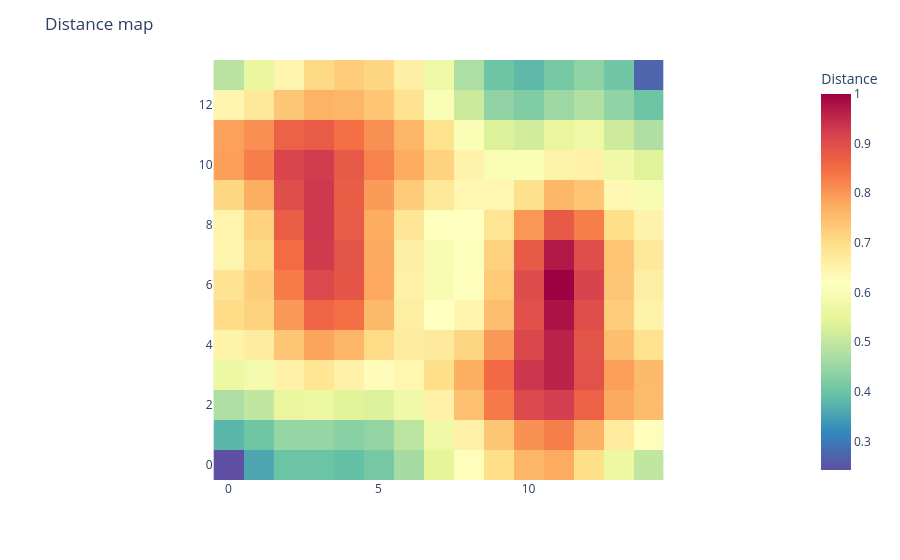
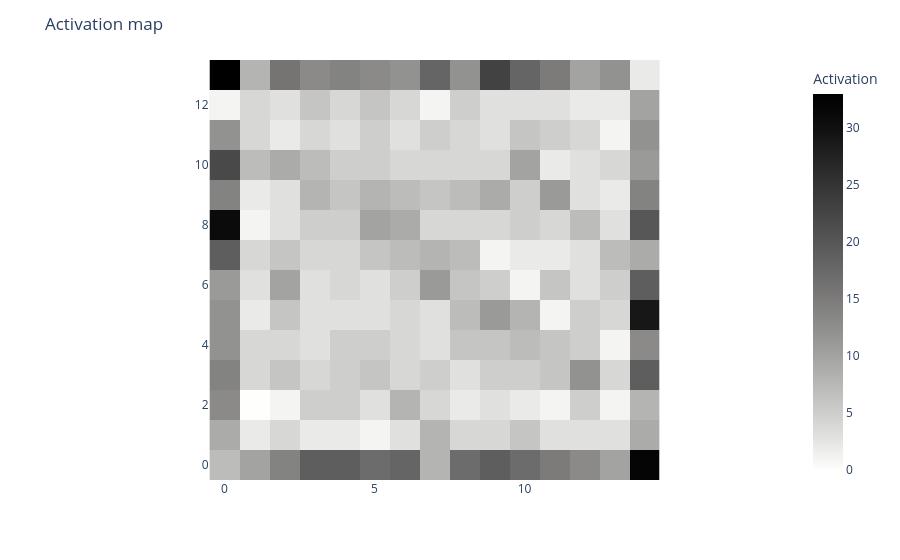

Write notebook code for charts like these, in order.
### Code cell
# traditional visuals
basin.legacy_pond().visualize_distance_map();
basin.legacy_pond().visualize_activation_map();

### Figure 1 — Plotly figure (JSON) as saved in the notebook; plotly's stock layout.template omitted (floating-point values rounded to 4 significant figures; data arrays with more than 128 entries replaced by an {"elided": "..."} marker saying what was removed)
{"data": [{"coloraxis": "coloraxis", "name": "0", "z": {"elided": "14x15 float values"}, "type": "heatmap", "xaxis": "x", "yaxis": "y", "hovertemplate": "x: %{x}<br>y: %{y}<br>Distance: %{z}<extra></extra>"}], "layout": {"xaxis": {"anchor": "y", "domain": [0.0, 1.0], "scaleanchor": "y", "constrain": "domain"}, "yaxis": {"anchor": "x", "domain": [0.0, 1.0], "autorange": true, "constrain": "domain"}, "coloraxis": {"colorbar": {"title": {"text": "Distance"}}, "colorscale": [[0.0, "rgb(94,79,162)"], [0.1, "rgb(50,136,189)"], [0.2, "rgb(102,194,165)"], [0.3, "rgb(171,221,164)"], [0.4, "rgb(230,245,152)"], [0.5, "rgb(255,255,191)"], [0.6, "rgb(254,224,139)"], [0.7, "rgb(253,174,97)"], [0.8, "rgb(244,109,67)"], [0.9, "rgb(213,62,79)"], [1.0, "rgb(158,1,66)"]], "autocolorscale": false}, "margin": {"t": 60}, "title": {"text": "Distance map"}, "autosize": true, "showlegend": true}}

### Figure 2 — Plotly figure (JSON) as saved in the notebook; plotly's stock layout.template omitted (floating-point values rounded to 4 significant figures; data arrays with more than 128 entries replaced by an {"elided": "..."} marker saying what was removed)
{"data": [{"coloraxis": "coloraxis", "name": "0", "z": {"elided": "14x15 int values"}, "type": "heatmap", "xaxis": "x", "yaxis": "y", "hovertemplate": "x: %{x}<br>y: %{y}<br>Activation: %{z}<extra></extra>"}], "layout": {"xaxis": {"anchor": "y", "domain": [0.0, 1.0], "scaleanchor": "y", "constrain": "domain"}, "yaxis": {"anchor": "x", "domain": [0.0, 1.0], "autorange": true, "constrain": "domain"}, "coloraxis": {"colorbar": {"title": {"text": "Activation"}}, "colorscale": [[0.0, "rgb(254, 254, 253)"], [0.09091, "rgb(224, 224, 223)"], [0.1818, "rgb(197, 197, 195)"], [0.2727, "rgb(171, 171, 170)"], [0.3636, "rgb(146, 146, 145)"], [0.4545, "rgb(124, 123, 122)"], [0.5455, "rgb(102, 101, 101)"], [0.6364, "rgb(81, 80, 80)"], [0.7273, "rgb(59, 59, 59)"], [0.8182, "rgb(38, 38, 38)"], [0.9091, "rgb(16, 16, 16)"], [1.0, "rgb(0, 0, 0)"]], "autocolorscale": false}, "margin": {"t": 60}, "title": {"text": "Activation map"}, "autosize": true, "showlegend": true}}
